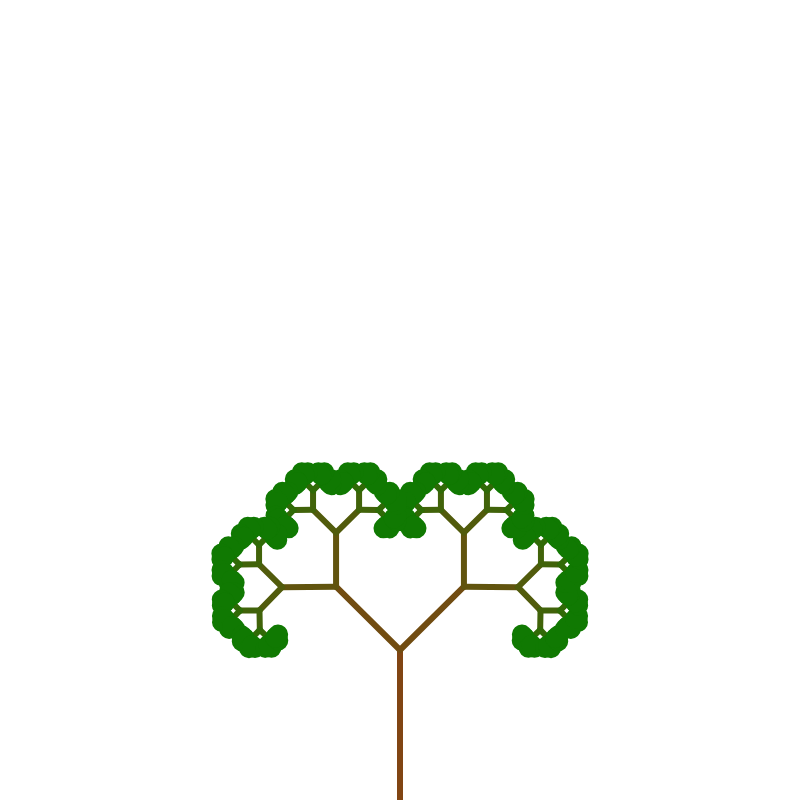
Frame 1 (no input)
Frame 60 (no input): identical to frame 1, image omitted
Frame 120 (the mouse pressed at the canvas centre since frame 60): identical to frame 1, image omitted

The p5.js sketch that drew this single still picture (run headless with seeded random() and noise() and a simulated clock; from frame 60 on, the mouse is pressed at the canvas centre):

// p5.js sketch
// ── sketch.js
// Fractal Trees

var W = 800;
var H = 800;
var lineHeight = 150;
var rotationSlider;

var brownR = 129;
var brownG = 69;
var brownB = 19;

var greenR = 0;
var greenG = 128;
var greenB = 0;

function setup() {
  createCanvas(W, H);
  maxSlider = createSlider(1, 14, 8, 1);
  rotationSlider = createSlider(0, PI, PI/4, 0.01);
  heightSlider = createSlider(0, 1, 0.6, 0.01);
}

function draw() {
  background(255);

  stroke(139, 69, 19);
  strokeWeight(4);
  translate(400, 800);
  tree(maxSlider.value(), maxSlider.value(), rotationSlider.value(), -lineHeight);
}

function tree(max, count, rotation, endY) {
  if (count == 0) {
    return;
  }

  var greenRatio = (max - count) / max;
  var brownRatio = 1 - greenRatio;

  var colorR = brownR * brownRatio + greenR * greenRatio;
  var colorG = brownG * brownRatio + greenG * greenRatio;
  var colorB = brownB * brownRatio + greenB * greenRatio;

  var weightRatio = max - count;

  stroke(colorR, colorG, colorB);

  if (count == 1) {
    strokeWeight(20);
  } else {
    strokeWeight(6);
  }

  line(0, 0, 0, endY);
  translate(0, endY);
  push();

  rotate(rotation);

  tree(max, count - 1, rotation, endY * heightSlider.value());

  pop();

  rotate(-rotation);

  tree(max, count - 1, rotation, endY * heightSlider.value());
}
